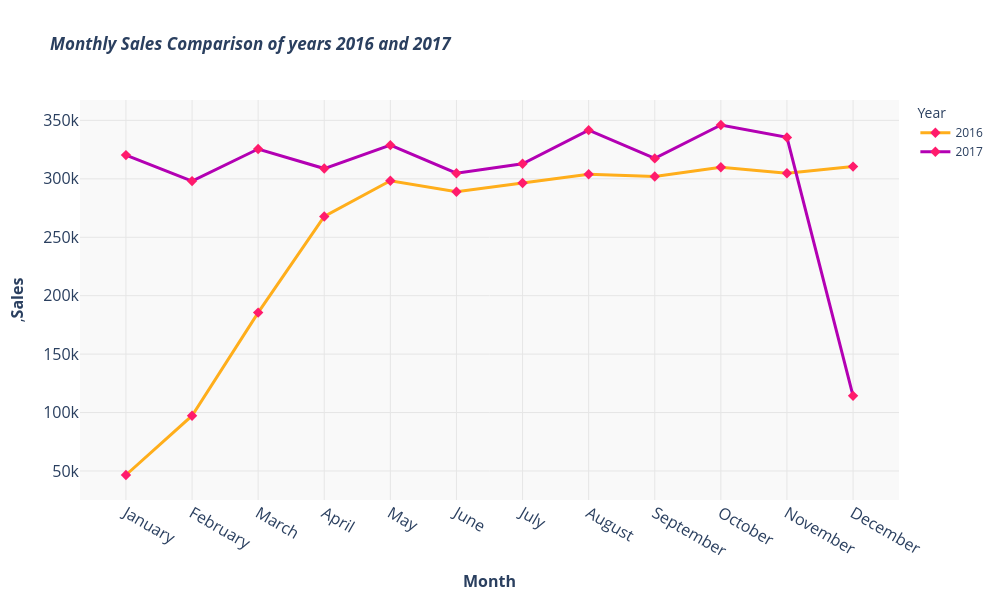

Notebook source saved alongside this figure:
### Code cell
fig = px.line(SbY,
               x="Month",
               y="SALES_VALUE",
               color="Year",
               markers=True,
               labels=dict(Month= "<b>Month</b>", SALES_VALUE=",<b>Sales</b>"),
               title="<b><i>Monthly Sales Comparison of years 2016 and 2017 </b></i>",
               color_discrete_map={2016: "#ffae1b", 2017: "#b300b3"})

fig.update_traces(line=dict(width = 3),
                   marker=dict(symbol="diamond",size=8,color="#ff1b6c"))
              

fig.update_layout(plot_bgcolor="#fafafa",
                   xaxis_title_font=dict(size=16),
                   yaxis_title_font=dict(size=16),
                   xaxis=dict(tickmode="linear", dtick=1, tickfont=dict(size=16)),
                   yaxis=dict(tickfont=dict(size=16)),
                   legend_title_text="Year",
                   width=1000,
                   height=600)
                  

fig.update_layout(xaxis=dict(showgrid=True, gridcolor="#e6e6e6"),
                  yaxis=dict(showgrid=True, gridcolor="#e6e6e6"),
                  plot_bgcolor="#f9f9f9")

fig.show()
fig.write_image("2016-2017 comparison.png", width=1200, height=800, scale=2) #Exporting the graph on .png file with code

### Figure 1 — Plotly figure (JSON) as saved in the notebook; plotly's stock layout.template omitted (floating-point values rounded to 4 significant figures)
{"data": [{"hovertemplate": "Year=2016<br><b>Month</b>=%{x}<br>,<b>Sales</b>=%{y}<extra></extra>", "legendgroup": "2016", "line": {"color": "#ffae1b", "dash": "solid", "width": 3}, "marker": {"color": "#ff1b6c", "size": 8, "symbol": "diamond"}, "mode": "lines+markers", "name": "2016", "orientation": "v", "showlegend": true, "type": "scatter", "x": ["January", "February", "March", "April", "May", "June", "July", "August", "September", "October", "November", "December"], "xaxis": "x", "y": [46560.0, 97320.0, 185500.0, 267800.0, 298300.0, 289000.0, 296500.0, 304000.0, 302000.0, 310000.0, 304800.0, 310500.0], "yaxis": "y"}, {"hovertemplate": "Year=2017<br><b>Month</b>=%{x}<br>,<b>Sales</b>=%{y}<extra></extra>", "legendgroup": "2017", "line": {"color": "#b300b3", "dash": "solid", "width": 3}, "marker": {"color": "#ff1b6c", "size": 8, "symbol": "diamond"}, "mode": "lines+markers", "name": "2017", "orientation": "v", "showlegend": true, "type": "scatter", "x": ["January", "February", "March", "April", "May", "June", "July", "August", "September", "October", "November", "December"], "xaxis": "x", "y": [320300.0, 298100.0, 325500.0, 308800.0, 328800.0, 304800.0, 312900.0, 341700.0, 317500.0, 346100.0, 335500.0, 114300.0], "yaxis": "y"}], "layout": {"height": 600, "legend": {"title": {"text": "Year"}, "tracegroupgap": 0}, "plot_bgcolor": "#f9f9f9", "title": {"text": "<b><i>Monthly Sales Comparison of years 2016 and 2017 </b></i>"}, "width": 1000, "xaxis": {"anchor": "y", "domain": [0, 1], "dtick": 1, "gridcolor": "#e6e6e6", "showgrid": true, "tickfont": {"size": 16}, "tickmode": "linear", "title": {"font": {"size": 16}, "text": "<b>Month</b>"}}, "yaxis": {"anchor": "x", "domain": [0, 1], "gridcolor": "#e6e6e6", "showgrid": true, "tickfont": {"size": 16}, "title": {"font": {"size": 16}, "text": ",<b>Sales</b>"}}}}
